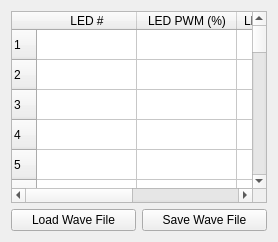
                     <widget class="QWidget" name="sync_digital_trigger_high_sequence_tab">
                      <property name="toolTip">
                       <string>Run LED through sequence of intensities when trigger goes HIGH (&gt;2.5V)</string>
                      </property>
                      <attribute name="title">
                       <string>Sequence</string>
                      </attribute>
                      <layout class="QGridLayout" name="gridLayout_75">
                       <item row="0" column="0" colspan="2">
                        <widget class="QTableWidget" name="sync_digital_trigger_high_sequence_table">
                         <property name="toolTip">
                          <string>LED intensity sequence file</string>
                         </property>
                         <property name="rowCount">
                          <number>100</number>
                         </property>
                         <property name="columnCount">
                          <number>4</number>
                         </property>
                         <row/>
                         <row/>
                         <row/>
                         <row/>
                         <row/>
                         <row/>
                         <row/>
                         <row/>
                         <row/>
                         <row/>
                         <row/>
                         <row/>
                         <row/>
                         <row/>
                         <row/>
                         <row/>
                         <row/>
                         <row/>
                         <row/>
                         <row/>
                         <row/>
                         <row/>
                         <row/>
                         <row/>
                         <row/>
                         <row/>
                         <row/>
                         <row/>
                         <row/>
                         <row/>
                         <row/>
                         <row/>
                         <row/>
                         <row/>
                         <row/>
                         <row/>
                         <row/>
                         <row/>
                         <row/>
                         <row/>
                         <row/>
                         <row/>
                         <row/>
                         <row/>
                         <row/>
                         <row/>
                         <row/>
                         <row/>
                         <row/>
                         <row/>
                         <row/>
                         <row/>
                         <row/>
                         <row/>
                         <row/>
                         <row/>
                         <row/>
                         <row/>
                         <row/>
                         <row/>
                         <row/>
                         <row/>
                         <row/>
                         <row/>
                         <row/>
                         <row/>
                         <row/>
                         <row/>
                         <row/>
                         <row/>
                         <row/>
                         <row/>
                         <row/>
                         <row/>
                         <row/>
                         <row/>
                         <row/>
                         <row/>
                         <row/>
                         <row/>
                         <row/>
                         <row/>
                         <row/>
                         <row/>
                         <row/>
                         <row/>
                         <row/>
                         <row/>
                         <row/>
                         <row/>
                         <row/>
                         <row/>
                         <row/>
                         <row/>
                         <row/>
                         <row/>
                         <row/>
                         <row/>
                         <row/>
                         <row/>
                         <column>
                          <property name="text">
                           <string>LED #</string>
                          </property>
                         </column>
                         <column>
                          <property name="text">
                           <string>LED PWM (%)</string>
                          </property>
                         </column>
                         <column>
                          <property name="text">
                           <string>LED current (%)</string>
                          </property>
                         </column>
                         <column>
                          <property name="text">
                           <string>Duration (s)</string>
                          </property>
                         </column>
                        </widget>
                       </item>
                       <item row="1" column="0">
                        <widget class="QPushButton" name="sync_digital_trigger_high_sequence_load_button">
                         <property name="toolTip">
                          <string>Load LED intensity sequence file (*.lsq)</string>
                         </property>
                         <property name="text">
                          <string>Load Wave File</string>
                         </property>
                        </widget>
                       </item>
                       <item row="1" column="1">
                        <widget class="QPushButton" name="sync_digital_trigger_high_sequence_save_button">
                         <property name="toolTip">
                          <string>Save LED intensity sequence file (*.lsq)</string>
                         </property>
                         <property name="text">
                          <string>Save Wave File</string>
                         </property>
                        </widget>
                       </item>
                      </layout>
                     </widget>
